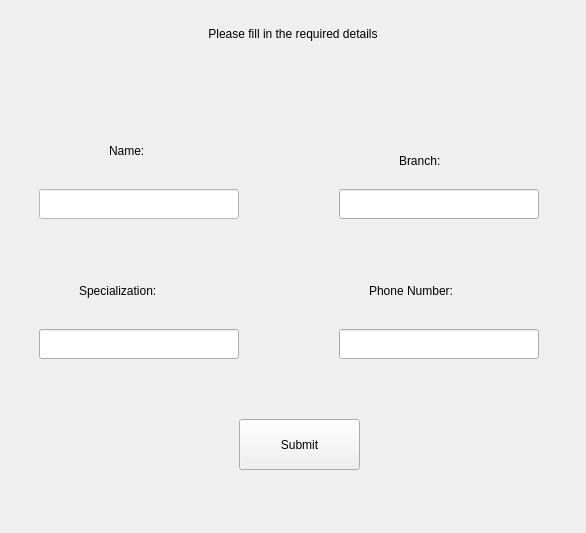
<?xml version="1.0" encoding="UTF-8"?>
<ui version="4.0">
 <class>FillDetailsWindow</class>
 <widget class="QMainWindow" name="FillDetailsWindow">
  <property name="windowModality">
   <enum>Qt::NonModal</enum>
  </property>
  <property name="enabled">
   <bool>true</bool>
  </property>
  <property name="geometry">
   <rect>
    <x>0</x>
    <y>0</y>
    <width>586</width>
    <height>533</height>
   </rect>
  </property>
  <property name="sizePolicy">
   <sizepolicy hsizetype="Preferred" vsizetype="Preferred">
    <horstretch>0</horstretch>
    <verstretch>0</verstretch>
   </sizepolicy>
  </property>
  <property name="styleSheet">
   <string notr="true"/>
  </property>
  <widget class="QWidget" name="centralwidget">
   <property name="enabled">
    <bool>true</bool>
   </property>
   <property name="styleSheet">
    <string notr="true"/>
   </property>
   <layout class="QVBoxLayout" name="verticalLayout">
    <property name="sizeConstraint">
     <enum>QLayout::SetNoConstraint</enum>
    </property>
    <item>
     <widget class="QWidget" name="widget" native="true">
      <property name="styleSheet">
       <string notr="true"/>
      </property>
      <widget class="QLabel" name="phone_label">
       <property name="geometry">
        <rect>
         <x>360</x>
         <y>270</y>
         <width>133</width>
         <height>24</height>
        </rect>
       </property>
       <property name="sizePolicy">
        <sizepolicy hsizetype="Fixed" vsizetype="Fixed">
         <horstretch>0</horstretch>
         <verstretch>0</verstretch>
        </sizepolicy>
       </property>
       <property name="styleSheet">
        <string notr="true">font: 16pt &quot;Times New Roman&quot;;</string>
       </property>
       <property name="text">
        <string>Phone Number:</string>
       </property>
      </widget>
      <widget class="QLabel" name="branch_label">
       <property name="geometry">
        <rect>
         <x>390</x>
         <y>140</y>
         <width>67</width>
         <height>24</height>
        </rect>
       </property>
       <property name="sizePolicy">
        <sizepolicy hsizetype="Fixed" vsizetype="Fixed">
         <horstretch>0</horstretch>
         <verstretch>0</verstretch>
        </sizepolicy>
       </property>
       <property name="styleSheet">
        <string notr="true">font: 16pt &quot;Times New Roman&quot;;</string>
       </property>
       <property name="text">
        <string>Branch:</string>
       </property>
      </widget>
      <widget class="QPushButton" name="submit_button">
       <property name="geometry">
        <rect>
         <x>230</x>
         <y>410</y>
         <width>121</width>
         <height>51</height>
        </rect>
       </property>
       <property name="sizePolicy">
        <sizepolicy hsizetype="Fixed" vsizetype="Fixed">
         <horstretch>0</horstretch>
         <verstretch>0</verstretch>
        </sizepolicy>
       </property>
       <property name="styleSheet">
        <string notr="true">font: 16pt &quot;Times New Roman&quot;;</string>
       </property>
       <property name="text">
        <string>Submit</string>
       </property>
      </widget>
      <widget class="QLabel" name="name_label">
       <property name="geometry">
        <rect>
         <x>100</x>
         <y>130</y>
         <width>56</width>
         <height>24</height>
        </rect>
       </property>
       <property name="sizePolicy">
        <sizepolicy hsizetype="Fixed" vsizetype="Fixed">
         <horstretch>0</horstretch>
         <verstretch>0</verstretch>
        </sizepolicy>
       </property>
       <property name="styleSheet">
        <string notr="true">font: 16pt &quot;Times New Roman&quot;;</string>
       </property>
       <property name="text">
        <string>Name:</string>
       </property>
       <property name="alignment">
        <set>Qt::AlignLeading|Qt::AlignLeft|Qt::AlignVCenter</set>
       </property>
      </widget>
      <widget class="QLineEdit" name="full_name_input">
       <property name="enabled">
        <bool>true</bool>
       </property>
       <property name="geometry">
        <rect>
         <x>30</x>
         <y>180</y>
         <width>200</width>
         <height>30</height>
        </rect>
       </property>
       <property name="sizePolicy">
        <sizepolicy hsizetype="Fixed" vsizetype="Fixed">
         <horstretch>0</horstretch>
         <verstretch>0</verstretch>
        </sizepolicy>
       </property>
       <property name="minimumSize">
        <size>
         <width>200</width>
         <height>30</height>
        </size>
       </property>
       <property name="font">
        <font>
         <pointsize>15</pointsize>
         <kerning>true</kerning>
        </font>
       </property>
       <property name="styleSheet">
        <string notr="true">background-color: rgb(255, 255, 255);</string>
       </property>
       <property name="text">
        <string/>
       </property>
       <property name="frame">
        <bool>true</bool>
       </property>
      </widget>
      <widget class="QLabel" name="welcome_label">
       <property name="geometry">
        <rect>
         <x>0</x>
         <y>0</y>
         <width>568</width>
         <height>50</height>
        </rect>
       </property>
       <property name="sizePolicy">
        <sizepolicy hsizetype="Expanding" vsizetype="Fixed">
         <horstretch>0</horstretch>
         <verstretch>0</verstretch>
        </sizepolicy>
       </property>
       <property name="minimumSize">
        <size>
         <width>0</width>
         <height>50</height>
        </size>
       </property>
       <property name="styleSheet">
        <string notr="true">font: 9pt &quot;Times New Roman&quot;;
font: 20pt &quot;Segoe UI&quot;;</string>
       </property>
       <property name="text">
        <string>Please fill in the required details</string>
       </property>
       <property name="alignment">
        <set>Qt::AlignCenter</set>
       </property>
      </widget>
      <widget class="QLineEdit" name="specialization_input">
       <property name="geometry">
        <rect>
         <x>30</x>
         <y>320</y>
         <width>200</width>
         <height>30</height>
        </rect>
       </property>
       <property name="sizePolicy">
        <sizepolicy hsizetype="Fixed" vsizetype="Fixed">
         <horstretch>0</horstretch>
         <verstretch>0</verstretch>
        </sizepolicy>
       </property>
       <property name="minimumSize">
        <size>
         <width>200</width>
         <height>30</height>
        </size>
       </property>
       <property name="font">
        <font>
         <pointsize>15</pointsize>
        </font>
       </property>
      </widget>
      <widget class="QLineEdit" name="phone_input">
       <property name="geometry">
        <rect>
         <x>330</x>
         <y>320</y>
         <width>200</width>
         <height>30</height>
        </rect>
       </property>
       <property name="sizePolicy">
        <sizepolicy hsizetype="Fixed" vsizetype="Fixed">
         <horstretch>0</horstretch>
         <verstretch>0</verstretch>
        </sizepolicy>
       </property>
       <property name="minimumSize">
        <size>
         <width>200</width>
         <height>30</height>
        </size>
       </property>
       <property name="font">
        <font>
         <pointsize>15</pointsize>
        </font>
       </property>
      </widget>
      <widget class="QLineEdit" name="branch_input">
       <property name="enabled">
        <bool>true</bool>
       </property>
       <property name="geometry">
        <rect>
         <x>330</x>
         <y>180</y>
         <width>200</width>
         <height>30</height>
        </rect>
       </property>
       <property name="sizePolicy">
        <sizepolicy hsizetype="Fixed" vsizetype="Fixed">
         <horstretch>0</horstretch>
         <verstretch>0</verstretch>
        </sizepolicy>
       </property>
       <property name="minimumSize">
        <size>
         <width>200</width>
         <height>30</height>
        </size>
       </property>
       <property name="font">
        <font>
         <pointsize>15</pointsize>
        </font>
       </property>
      </widget>
      <widget class="QLabel" name="specialization_label">
       <property name="geometry">
        <rect>
         <x>70</x>
         <y>270</y>
         <width>125</width>
         <height>24</height>
        </rect>
       </property>
       <property name="sizePolicy">
        <sizepolicy hsizetype="Fixed" vsizetype="Fixed">
         <horstretch>0</horstretch>
         <verstretch>0</verstretch>
        </sizepolicy>
       </property>
       <property name="styleSheet">
        <string notr="true">font: 16pt &quot;Times New Roman&quot;;</string>
       </property>
       <property name="text">
        <string>Specialization:</string>
       </property>
      </widget>
     </widget>
    </item>
   </layout>
  </widget>
 </widget>
 <resources/>
 <connections/>
</ui>
